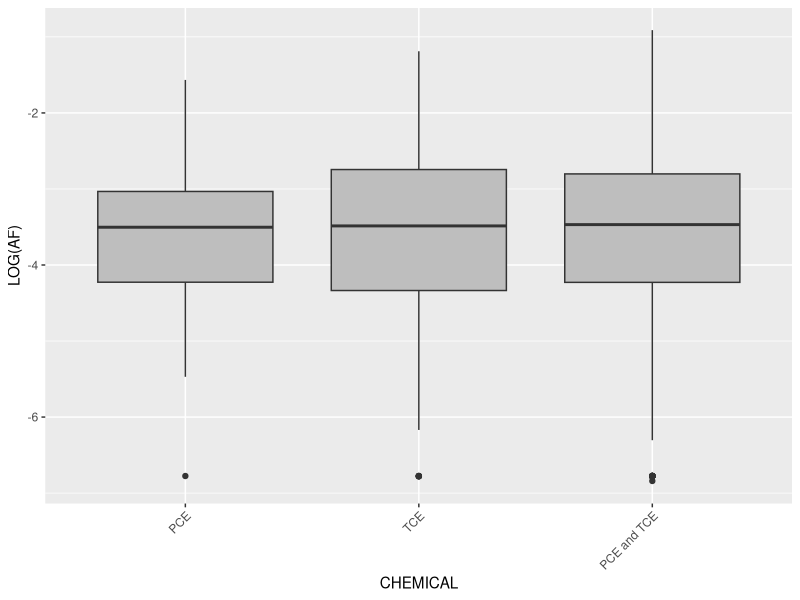
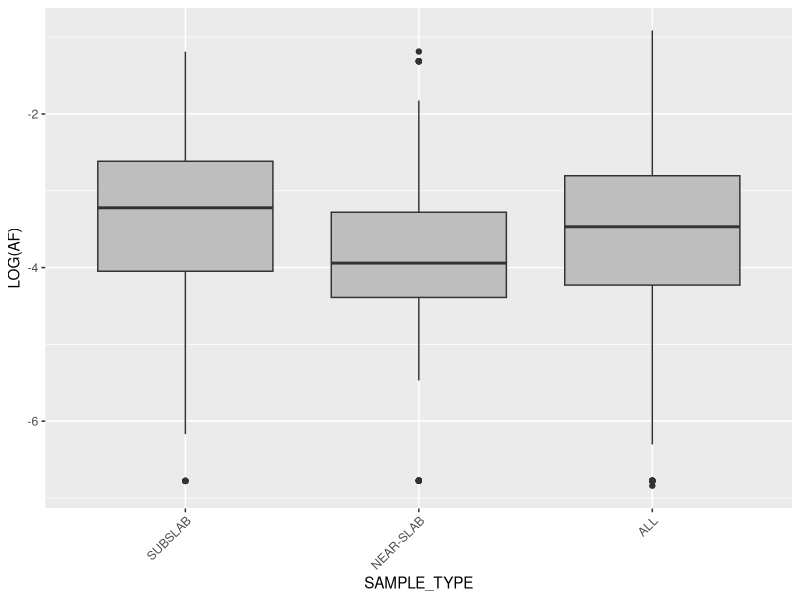
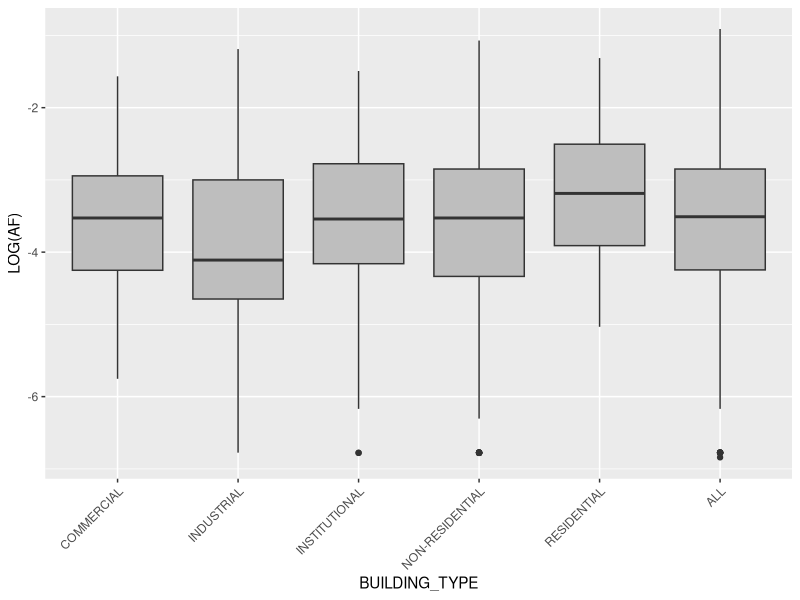
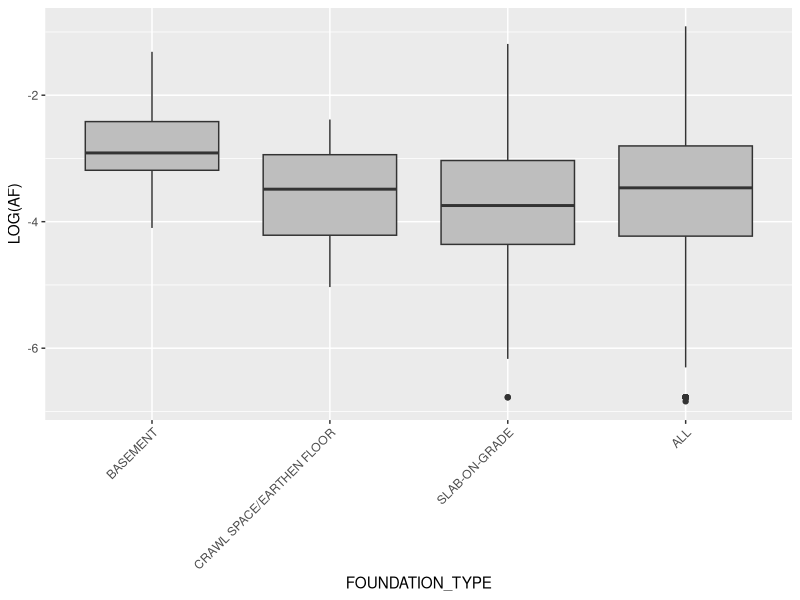
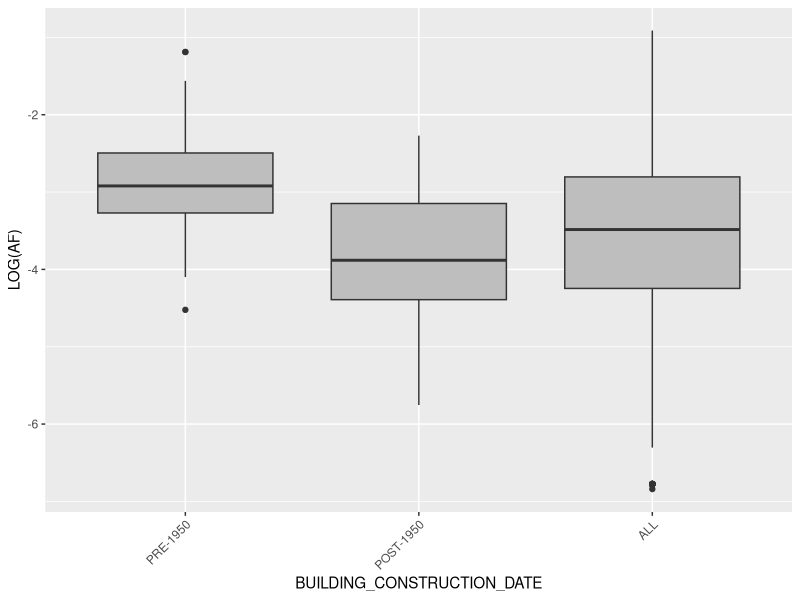
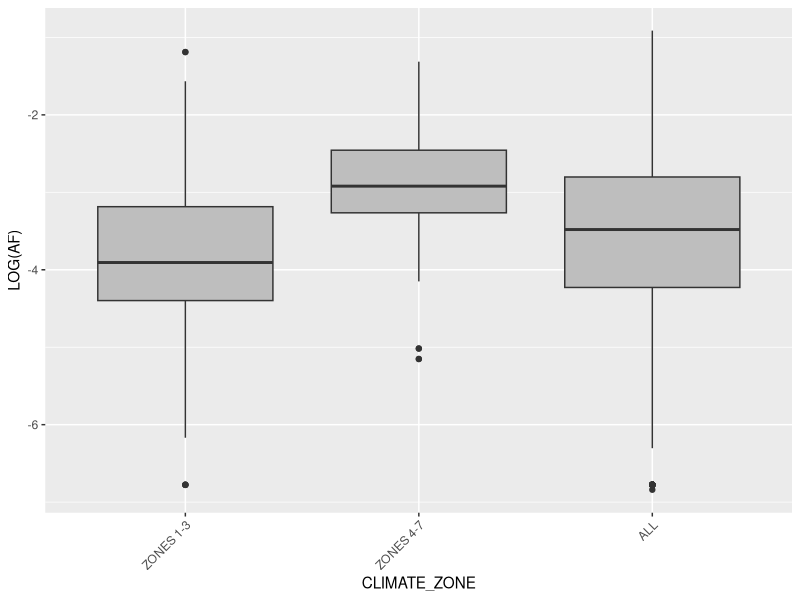
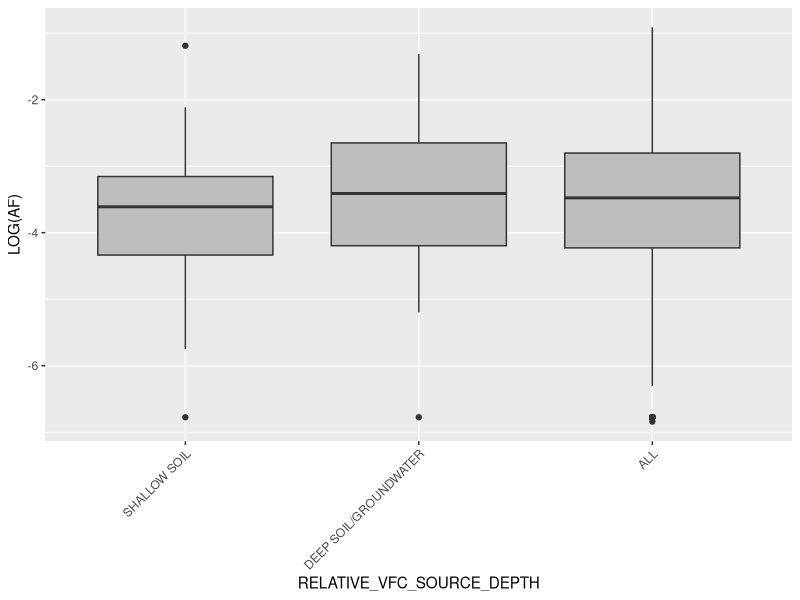
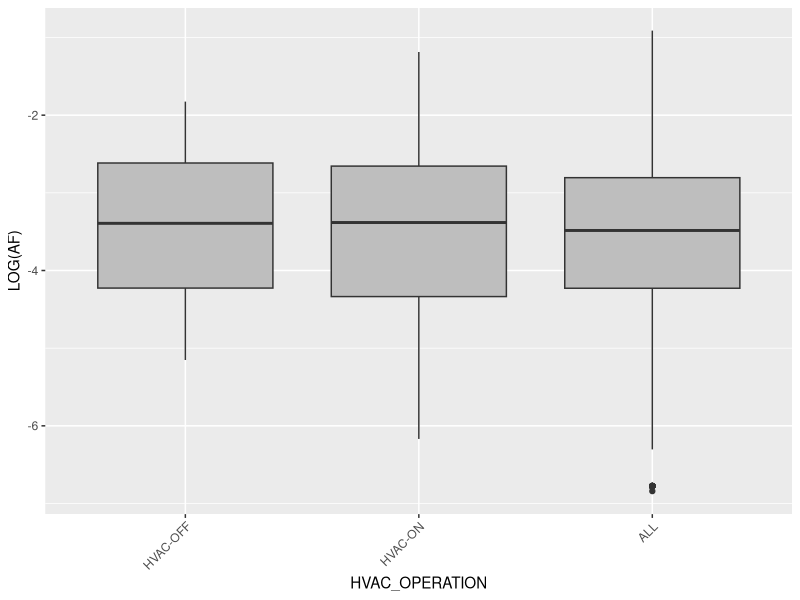

Generate these figures, in order, with R:
## ----setup, include=TRUE,echo=TRUE--------------------------------------------------------------------------------------------------------------------------------
library(ggplot2)
suppressPackageStartupMessages(library(effects))
library(openxlsx)


## ----inputData, include=TRUE,echo=T-------------------------------------------------------------------------------------------------------------------------------

data<-openxlsx::read.xlsx("ANOVA_Raw Data.xlsx",sheet="ANOVA Data",check.names=FALSE,sep.names = "_")
data$`LOG(AF)`<-log10(data$AF)
data<-data[,names(data)!="AF"] #For simplicity, omit AF column as we are modelling log_10(AF).


#Establishing and ordering the correct factor levels for each categorical variable. 

data$CHEMICAL<-factor(as.character(data$CHEMICAL),levels=c("PCE","TCE","PCE and TCE"))

data$SAMPLE_TYPE<-factor(trimws(as.character(data$SAMPLE_TYPE)))
data$SAMPLE_TYPE<-factor(as.character(data$SAMPLE_TYPE),levels=c("SUBSLAB","NEAR-SLAB","ALL"))

data$BUILDING_TYPE<-factor(as.character(data$BUILDING_TYPE),levels=c("COMMERCIAL","INDUSTRIAL","INSTITUTIONAL","NON-RESIDENTIAL","RESIDENTIAL","ALL"))
data$FOUNDATION_TYPE<-factor(as.character(data$FOUNDATION_TYPE),levels=c("BASEMENT","CRAWL SPACE/EARTHEN FLOOR","SLAB-ON-GRADE","ALL"))
data$HVAC_OPERATION<-factor(as.character(data$HVAC_OPERATION),levels=c("HVAC-OFF","HVAC-ON","ALL"))

data$RELATIVE_VFC_SOURCE_DEPTH<-factor(as.character(data$RELATIVE_VFC_SOURCE_DEPTH),levels=c("SHALLOW SOIL","DEEP SOIL/GROUNDWATER","ALL"))

data$BUILDING_CONSTRUCTION_DATE<-factor(as.character(data$BUILDING_CONSTRUCTION_DATE),levels=c("PRE-1950","POST-1950","ALL"))
data$CLIMATE_ZONE<-factor(as.character(data$CLIMATE_ZONE),levels=c("ZONES 1-3","ZONES 4-7","ALL"))
data$PREDOMINANT_SOIL_TYPE<-factor(as.character(data$PREDOMINANT_SOIL_TYPE),levels=c("COARSER GRAINED","FINER GRAINED","ALL"))
data$CSSG_ASSUMPTION<-factor(as.character(data$CSSG_ASSUMPTION),levels=c("AVERAGE CSSG","MAXIMUM CSSG"))
data$CSSG_SAMPLE_DEPTH_Delta<-factor(as.character(data$CSSG_SAMPLE_DEPTH_Delta),levels=c("SUBSLAB (z < 3 ft)","3 <= z <= 5 ft","5 < z <=15","z <= 15 ft","z > 15 ft"))
data$TIME_Delta_BETWEEN_CIA_and_CSSG_SAMPLING<-factor(as.character(data$TIME_Delta_BETWEEN_CIA_and_CSSG_SAMPLING),levels=c("t <= 1 day","1 < t <= 14 days","14 < t <= 60 days","t > 60 days","t < 92 days"))
data$LATERAL_SEPARATION_Delta_BETWEEN_CIA_and_CSSG_SAMPLING<-factor(as.character(data$LATERAL_SEPARATION_Delta_BETWEEN_CIA_and_CSSG_SAMPLING),levels=c("x <= 10 ft","10 < x <=50","50 < x <=100","x < 110 ft"))


summary(data)


## ----boxplot, echo=TRUE-------------------------------------------------------------------------------------------------------------------------------------------

YVar<-"LOG(AF)"
VarNames<-setdiff(names(data),YVar)
lmall<-lm(`LOG(AF)`~.,data)


for(i in 1:length(VarNames)){

  print(ggplot(data, aes(!!sym(VarNames[i]), `LOG(AF)`)) + geom_boxplot(fill = 'grey')+ theme(axis.text.x = element_text(angle = 45, vjust = 1, hjust = 1)))
  
}



## ----Stamod1, echo=TRUE-------------------------------------------------------------------------------------------------------------------------------------------
YVar<-"LOG(AF)"
VarNames<-setdiff(names(data),YVar)
lmall<-lm(`LOG(AF)`~.,data)
anova(lmall)


## ----Stamod2, echo=TRUE-------------------------------------------------------------------------------------------------------------------------------------------
InSignifVars<-gsub("`","",as.character(na.omit(rownames(as.data.frame(anova(lmall)))[as.vector(as.data.frame(anova(lmall))["Pr(>F)"]>0.05)])))
SignifVars<-gsub("`","",as.character(na.omit(rownames(as.data.frame(anova(lmall)))[as.vector(as.data.frame(anova(lmall))["Pr(>F)"]<0.05)])))
lmSignif<- lm(`LOG(AF)`~.,data[,!names(data) %in% InSignifVars])
anova(lmSignif)


## ----Stamod4, echo=TRUE-------------------------------------------------------------------------------------------------------------------------------------------



for(i in SignifVars){

  plot(predictorEffects(predictor=i,mod=lmSignif), axes=list(grid=TRUE,
                      x=list(rotate=45,cex=0.75)),lines=list(lty=0),ylim=c(-4.5,-2))
  
}
